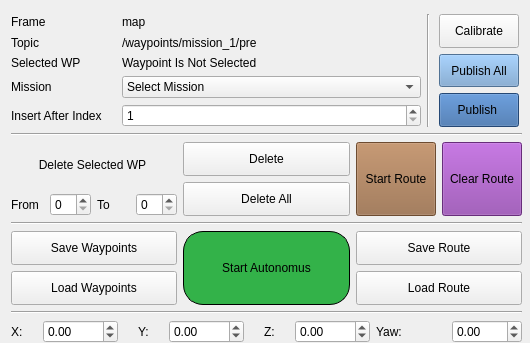
<?xml version="1.0" encoding="UTF-8"?>
<ui version="4.0">
 <class>WaypointNavigationWidget</class>
 <widget class="QWidget" name="WaypointNavigationWidget">
  <property name="geometry">
   <rect>
    <x>0</x>
    <y>0</y>
    <width>530</width>
    <height>343</height>
   </rect>
  </property>
  <property name="minimumSize">
   <size>
    <width>530</width>
    <height>320</height>
   </size>
  </property>
  <property name="maximumSize">
   <size>
    <width>640</width>
    <height>16777215</height>
   </size>
  </property>
  <property name="windowTitle">
   <string>Quadrotor Steering</string>
  </property>
  <widget class="QWidget" name="layoutWidget">
   <property name="geometry">
    <rect>
     <x>11</x>
     <y>14</y>
     <width>511</width>
     <height>329</height>
    </rect>
   </property>
   <layout class="QVBoxLayout" name="verticalLayout_2">
    <item>
     <layout class="QHBoxLayout" name="horizontalLayout_2">
      <item>
       <layout class="QGridLayout" name="gridLayout" rowstretch="0,0,0,0,0,0,0" columnstretch="0,0">
        <property name="horizontalSpacing">
         <number>20</number>
        </property>
        <item row="6" column="0">
         <widget class="QLabel" name="label_20">
          <property name="text">
           <string>Insert After Index</string>
          </property>
         </widget>
        </item>
        <item row="5" column="0">
         <widget class="QLabel" name="label">
          <property name="text">
           <string>Mission</string>
          </property>
         </widget>
        </item>
        <item row="3" column="0">
         <widget class="QLabel" name="label_topic">
          <property name="text">
           <string>Topic</string>
          </property>
         </widget>
        </item>
        <item row="6" column="1">
         <widget class="QSpinBox" name="insert_wp_spinBox">
          <property name="minimumSize">
           <size>
            <width>0</width>
            <height>0</height>
           </size>
          </property>
          <property name="minimum">
           <number>1</number>
          </property>
         </widget>
        </item>
        <item row="5" column="1">
         <widget class="QComboBox" name="missionComboBox">
          <property name="sizePolicy">
           <sizepolicy hsizetype="Minimum" vsizetype="Minimum">
            <horstretch>0</horstretch>
            <verstretch>0</verstretch>
           </sizepolicy>
          </property>
          <property name="minimumSize">
           <size>
            <width>0</width>
            <height>0</height>
           </size>
          </property>
          <property name="layoutDirection">
           <enum>Qt::LeftToRight</enum>
          </property>
          <property name="currentIndex">
           <number>0</number>
          </property>
          <property name="iconSize">
           <size>
            <width>16</width>
            <height>16</height>
           </size>
          </property>
          <item>
           <property name="text">
            <string>Select Mission</string>
           </property>
          </item>
          <item>
           <property name="text">
            <string>Mission 1 Pre</string>
           </property>
          </item>
          <item>
           <property name="text">
            <string>Mission 1 In</string>
           </property>
          </item>
          <item>
           <property name="text">
            <string>Mission 2 Pre</string>
           </property>
          </item>
          <item>
           <property name="text">
            <string>Mission 2 In</string>
           </property>
          </item>
          <item>
           <property name="text">
            <string>Mission 3 Pre</string>
           </property>
          </item>
          <item>
           <property name="text">
            <string>Mission 3 In</string>
           </property>
          </item>
          <item>
           <property name="text">
            <string>Mission 4 Pre</string>
           </property>
          </item>
          <item>
           <property name="text">
            <string>Mission 4 In</string>
           </property>
          </item>
          <item>
           <property name="text">
            <string>Mission 5 Pre</string>
           </property>
          </item>
          <item>
           <property name="text">
            <string>Mission 5 In</string>
           </property>
          </item>
          <item>
           <property name="text">
            <string>Mission 6 Pre</string>
           </property>
          </item>
          <item>
           <property name="text">
            <string>Mission 6 In</string>
           </property>
          </item>
          <item>
           <property name="text">
            <string>Mission 7 Pre</string>
           </property>
          </item>
          <item>
           <property name="text">
            <string>Mission 7 In</string>
           </property>
          </item>
          <item>
           <property name="text">
            <string>Mission 8 Pre</string>
           </property>
          </item>
          <item>
           <property name="text">
            <string>Mission 8 In</string>
           </property>
          </item>
          <item>
           <property name="text">
            <string>Mission 9 Pre</string>
           </property>
          </item>
          <item>
           <property name="text">
            <string>Mission 9 In</string>
           </property>
          </item>
          <item>
           <property name="text">
            <string>Mission 10 Pre</string>
           </property>
          </item>
          <item>
           <property name="text">
            <string>Mission 10 In</string>
           </property>
          </item>
         </widget>
        </item>
        <item row="4" column="1">
         <widget class="QLabel" name="sel_wp_label">
          <property name="text">
           <string>Waypoint Is Not Selected</string>
          </property>
          <property name="wordWrap">
           <bool>false</bool>
          </property>
         </widget>
        </item>
        <item row="3" column="1">
         <widget class="QLabel" name="current_topic_label">
          <property name="sizePolicy">
           <sizepolicy hsizetype="Preferred" vsizetype="Preferred">
            <horstretch>1</horstretch>
            <verstretch>0</verstretch>
           </sizepolicy>
          </property>
          <property name="layoutDirection">
           <enum>Qt::LeftToRight</enum>
          </property>
          <property name="autoFillBackground">
           <bool>true</bool>
          </property>
          <property name="text">
           <string>/waypoints/mission_1/pre</string>
          </property>
         </widget>
        </item>
        <item row="4" column="0">
         <widget class="QLabel" name="sel_label">
          <property name="enabled">
           <bool>true</bool>
          </property>
          <property name="text">
           <string>Selected WP</string>
          </property>
         </widget>
        </item>
        <item row="2" column="0">
         <widget class="QLabel" name="label_frame">
          <property name="baseSize">
           <size>
            <width>16</width>
            <height>16</height>
           </size>
          </property>
          <property name="text">
           <string>Frame</string>
          </property>
         </widget>
        </item>
        <item row="2" column="1">
         <widget class="QLabel" name="label_4">
          <property name="minimumSize">
           <size>
            <width>16</width>
            <height>16</height>
           </size>
          </property>
          <property name="autoFillBackground">
           <bool>true</bool>
          </property>
          <property name="text">
           <string>map</string>
          </property>
         </widget>
        </item>
       </layout>
      </item>
      <item>
       <widget class="Line" name="line">
        <property name="orientation">
         <enum>Qt::Vertical</enum>
        </property>
       </widget>
      </item>
      <item>
       <layout class="QVBoxLayout" name="verticalLayout_4">
        <property name="spacing">
         <number>6</number>
        </property>
        <property name="leftMargin">
         <number>3</number>
        </property>
        <property name="topMargin">
         <number>0</number>
        </property>
        <property name="rightMargin">
         <number>3</number>
        </property>
        <item>
         <widget class="QPushButton" name="calibrate_button">
          <property name="sizePolicy">
           <sizepolicy hsizetype="Preferred" vsizetype="Preferred">
            <horstretch>0</horstretch>
            <verstretch>0</verstretch>
           </sizepolicy>
          </property>
          <property name="text">
           <string>Calibrate</string>
          </property>
         </widget>
        </item>
        <item>
         <widget class="QPushButton" name="publish_all_button">
          <property name="sizePolicy">
           <sizepolicy hsizetype="Preferred" vsizetype="Preferred">
            <horstretch>0</horstretch>
            <verstretch>0</verstretch>
           </sizepolicy>
          </property>
          <property name="styleSheet">
           <string notr="true">background-color: rgb(114, 159, 207);</string>
          </property>
          <property name="text">
           <string>Publish All</string>
          </property>
         </widget>
        </item>
        <item>
         <widget class="QPushButton" name="publish_button">
          <property name="sizePolicy">
           <sizepolicy hsizetype="Preferred" vsizetype="Preferred">
            <horstretch>0</horstretch>
            <verstretch>0</verstretch>
           </sizepolicy>
          </property>
          <property name="styleSheet">
           <string notr="true">background-color: rgb(52, 101, 164);</string>
          </property>
          <property name="text">
           <string>Publish </string>
          </property>
         </widget>
        </item>
       </layout>
      </item>
     </layout>
    </item>
    <item>
     <widget class="Line" name="line_3">
      <property name="orientation">
       <enum>Qt::Horizontal</enum>
      </property>
     </widget>
    </item>
    <item>
     <layout class="QHBoxLayout" name="horizontalLayout_10">
      <item>
       <layout class="QVBoxLayout" name="verticalLayout">
        <item>
         <widget class="QLabel" name="delete_wp_label">
          <property name="layoutDirection">
           <enum>Qt::LeftToRight</enum>
          </property>
          <property name="text">
           <string>Delete Selected WP </string>
          </property>
          <property name="alignment">
           <set>Qt::AlignCenter</set>
          </property>
         </widget>
        </item>
        <item>
         <layout class="QHBoxLayout" name="horizontalLayout_9">
          <item>
           <layout class="QHBoxLayout" name="horizontalLayout_3">
            <item>
             <widget class="QLabel" name="label_2">
              <property name="text">
               <string>From</string>
              </property>
             </widget>
            </item>
            <item>
             <widget class="QSpinBox" name="delete_wp_from"/>
            </item>
           </layout>
          </item>
          <item>
           <layout class="QHBoxLayout" name="horizontalLayout_4">
            <item>
             <widget class="QLabel" name="label_3">
              <property name="text">
               <string>To</string>
              </property>
             </widget>
            </item>
            <item>
             <widget class="QSpinBox" name="delete_wp_to"/>
            </item>
           </layout>
          </item>
         </layout>
        </item>
       </layout>
      </item>
      <item>
       <layout class="QVBoxLayout" name="verticalLayout_3">
        <item>
         <widget class="QPushButton" name="delete_button">
          <property name="sizePolicy">
           <sizepolicy hsizetype="Preferred" vsizetype="Preferred">
            <horstretch>0</horstretch>
            <verstretch>0</verstretch>
           </sizepolicy>
          </property>
          <property name="text">
           <string>Delete</string>
          </property>
         </widget>
        </item>
        <item>
         <widget class="QPushButton" name="delete_all_button">
          <property name="sizePolicy">
           <sizepolicy hsizetype="Preferred" vsizetype="Preferred">
            <horstretch>0</horstretch>
            <verstretch>0</verstretch>
           </sizepolicy>
          </property>
          <property name="text">
           <string>Delete All</string>
          </property>
         </widget>
        </item>
       </layout>
      </item>
      <item>
       <layout class="QHBoxLayout" name="horizontalLayout_11">
        <item>
         <widget class="QPushButton" name="start_route_button">
          <property name="sizePolicy">
           <sizepolicy hsizetype="Preferred" vsizetype="Preferred">
            <horstretch>0</horstretch>
            <verstretch>0</verstretch>
           </sizepolicy>
          </property>
          <property name="styleSheet">
           <string notr="true">background-color: rgb(152, 106, 68)</string>
          </property>
          <property name="text">
           <string>Start Route</string>
          </property>
         </widget>
        </item>
        <item>
         <widget class="QPushButton" name="clear_route_button">
          <property name="sizePolicy">
           <sizepolicy hsizetype="Preferred" vsizetype="Preferred">
            <horstretch>0</horstretch>
            <verstretch>0</verstretch>
           </sizepolicy>
          </property>
          <property name="styleSheet">
           <string notr="true">background-color: rgb(145, 65, 172)</string>
          </property>
          <property name="text">
           <string>Clear Route</string>
          </property>
         </widget>
        </item>
       </layout>
      </item>
     </layout>
    </item>
    <item>
     <widget class="Line" name="line_2">
      <property name="orientation">
       <enum>Qt::Horizontal</enum>
      </property>
     </widget>
    </item>
    <item>
     <layout class="QHBoxLayout" name="horizontalLayout_8">
      <item>
       <layout class="QVBoxLayout" name="verticalLayout_5">
        <item>
         <widget class="QPushButton" name="save_wp_button">
          <property name="sizePolicy">
           <sizepolicy hsizetype="Preferred" vsizetype="Preferred">
            <horstretch>0</horstretch>
            <verstretch>0</verstretch>
           </sizepolicy>
          </property>
          <property name="text">
           <string>Save Waypoints</string>
          </property>
         </widget>
        </item>
        <item>
         <widget class="QPushButton" name="load_wp_button">
          <property name="sizePolicy">
           <sizepolicy hsizetype="Preferred" vsizetype="Preferred">
            <horstretch>0</horstretch>
            <verstretch>0</verstretch>
           </sizepolicy>
          </property>
          <property name="text">
           <string>Load Waypoints</string>
          </property>
         </widget>
        </item>
       </layout>
      </item>
      <item>
       <widget class="QPushButton" name="command_button">
        <property name="sizePolicy">
         <sizepolicy hsizetype="Preferred" vsizetype="Preferred">
          <horstretch>0</horstretch>
          <verstretch>0</verstretch>
         </sizepolicy>
        </property>
        <property name="mouseTracking">
         <bool>false</bool>
        </property>
        <property name="styleSheet">
         <string notr="true">border-radius: 20px;
border: 1px solid black;
background-color: #33b249;
color: black;</string>
        </property>
        <property name="text">
         <string>Start Autonomus</string>
        </property>
        <property name="autoDefault">
         <bool>false</bool>
        </property>
        <property name="default">
         <bool>false</bool>
        </property>
        <property name="flat">
         <bool>false</bool>
        </property>
       </widget>
      </item>
      <item>
       <layout class="QHBoxLayout" name="horizontalLayout_5">
        <item>
         <layout class="QVBoxLayout" name="verticalLayout_6">
          <item>
           <widget class="QPushButton" name="save_route_button">
            <property name="sizePolicy">
             <sizepolicy hsizetype="Preferred" vsizetype="Preferred">
              <horstretch>0</horstretch>
              <verstretch>0</verstretch>
             </sizepolicy>
            </property>
            <property name="text">
             <string>Save Route</string>
            </property>
           </widget>
          </item>
          <item>
           <widget class="QPushButton" name="load_route_button">
            <property name="sizePolicy">
             <sizepolicy hsizetype="Preferred" vsizetype="Preferred">
              <horstretch>0</horstretch>
              <verstretch>0</verstretch>
             </sizepolicy>
            </property>
            <property name="text">
             <string>Load Route</string>
            </property>
           </widget>
          </item>
         </layout>
        </item>
       </layout>
      </item>
     </layout>
    </item>
    <item>
     <widget class="Line" name="line_4">
      <property name="orientation">
       <enum>Qt::Horizontal</enum>
      </property>
     </widget>
    </item>
    <item>
     <layout class="QHBoxLayout" name="horizontalLayout_7">
      <item>
       <layout class="QHBoxLayout" name="horizontalLayout">
        <property name="spacing">
         <number>20</number>
        </property>
        <item>
         <widget class="QLabel" name="x_label">
          <property name="text">
           <string>X:</string>
          </property>
         </widget>
        </item>
        <item>
         <widget class="QDoubleSpinBox" name="x_doubleSpinBox">
          <property name="sizePolicy">
           <sizepolicy hsizetype="Preferred" vsizetype="Maximum">
            <horstretch>0</horstretch>
            <verstretch>0</verstretch>
           </sizepolicy>
          </property>
          <property name="minimum">
           <double>-1000.000000000000000</double>
          </property>
          <property name="maximum">
           <double>1000.000000000000000</double>
          </property>
          <property name="singleStep">
           <double>0.500000000000000</double>
          </property>
         </widget>
        </item>
        <item>
         <widget class="QLabel" name="y_label">
          <property name="text">
           <string>Y:</string>
          </property>
         </widget>
        </item>
        <item>
         <widget class="QDoubleSpinBox" name="y_doubleSpinBox">
          <property name="sizePolicy">
           <sizepolicy hsizetype="Preferred" vsizetype="Maximum">
            <horstretch>0</horstretch>
            <verstretch>0</verstretch>
           </sizepolicy>
          </property>
          <property name="minimum">
           <double>-1000.000000000000000</double>
          </property>
          <property name="maximum">
           <double>1000.000000000000000</double>
          </property>
          <property name="singleStep">
           <double>0.500000000000000</double>
          </property>
         </widget>
        </item>
        <item>
         <widget class="QLabel" name="z_label">
          <property name="text">
           <string>Z:</string>
          </property>
         </widget>
        </item>
        <item>
         <widget class="QDoubleSpinBox" name="z_doubleSpinBox">
          <property name="sizePolicy">
           <sizepolicy hsizetype="Preferred" vsizetype="Maximum">
            <horstretch>0</horstretch>
            <verstretch>0</verstretch>
           </sizepolicy>
          </property>
          <property name="minimum">
           <double>-1000.000000000000000</double>
          </property>
          <property name="maximum">
           <double>1000.000000000000000</double>
          </property>
          <property name="singleStep">
           <double>0.500000000000000</double>
          </property>
         </widget>
        </item>
       </layout>
      </item>
      <item>
       <layout class="QHBoxLayout" name="horizontalLayout_6">
        <item>
         <widget class="QLabel" name="yaw_label">
          <property name="text">
           <string>Yaw:</string>
          </property>
         </widget>
        </item>
        <item>
         <widget class="QDoubleSpinBox" name="yaw_doubleSpinBox">
          <property name="sizePolicy">
           <sizepolicy hsizetype="Preferred" vsizetype="Maximum">
            <horstretch>0</horstretch>
            <verstretch>0</verstretch>
           </sizepolicy>
          </property>
          <property name="minimum">
           <double>-3.150000000000000</double>
          </property>
          <property name="maximum">
           <double>3.150000000000000</double>
          </property>
          <property name="singleStep">
           <double>0.100000000000000</double>
          </property>
         </widget>
        </item>
       </layout>
      </item>
     </layout>
    </item>
   </layout>
  </widget>
 </widget>
 <resources/>
 <connections/>
</ui>
